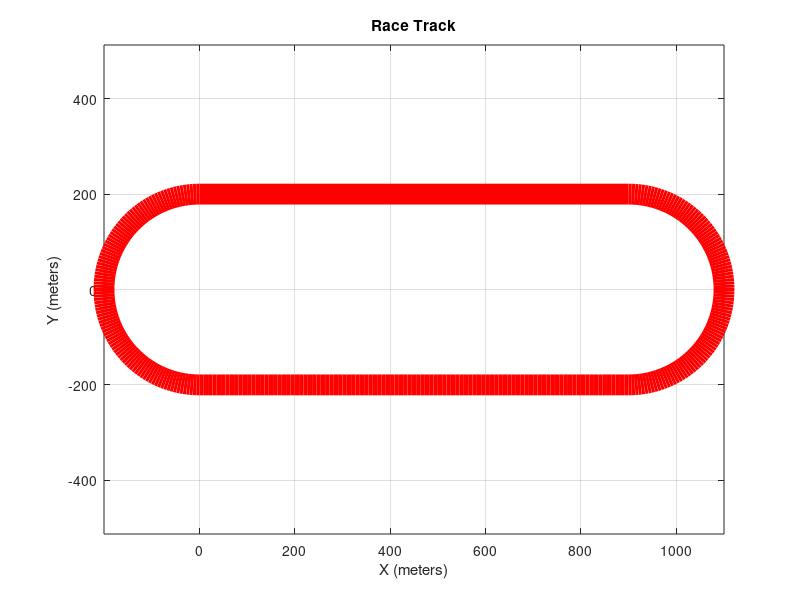

This chart was generated by the following MATLAB code:
% Parameters
radius = 200; % Radius of curved sections
straight_length = 900; % Length of straight sections
track_width = 15; % Width of the track

% Generate curved sections
theta1 = linspace(pi/2, 3*pi/2, 100); % First curved section (pi/2 to 3pi/2 radians)
x1 = radius * cos(theta1);
y1 = -radius * sin(theta1); % Negative sign to flip the curve vertically

theta2 = linspace(3*pi/2, pi/2, 100); % Second curved section (3pi/2 to pi/2 radians)
x2 = -radius * cos(theta2) + straight_length; % Shifted by the length of the straight section
y2 = -radius * sin(theta2); % Negative sign to flip the curve vertically

% Generate straight sections
x3 = linspace(straight_length, straight_length, 100); % First straight section
y3 = linspace(-200, -200, 100);

x4 = linspace(straight_length, 0, 100); % Second straight section, modified end point
y4 = linspace(-200, -200, 100); % Connect to the point (0, -200)


% Combine all sections into a continuous line
x = [x1, x2, x3, x4];
y = [y1, y2, y3, y4];

% Plot the race track
figure;
plot(x, y, 'red', 'LineWidth', track_width);
hold on;


title('Race Track');
xlabel('X (meters)');
ylabel('Y (meters)');
axis equal; % Equal scaling for x and y axes
grid on;



